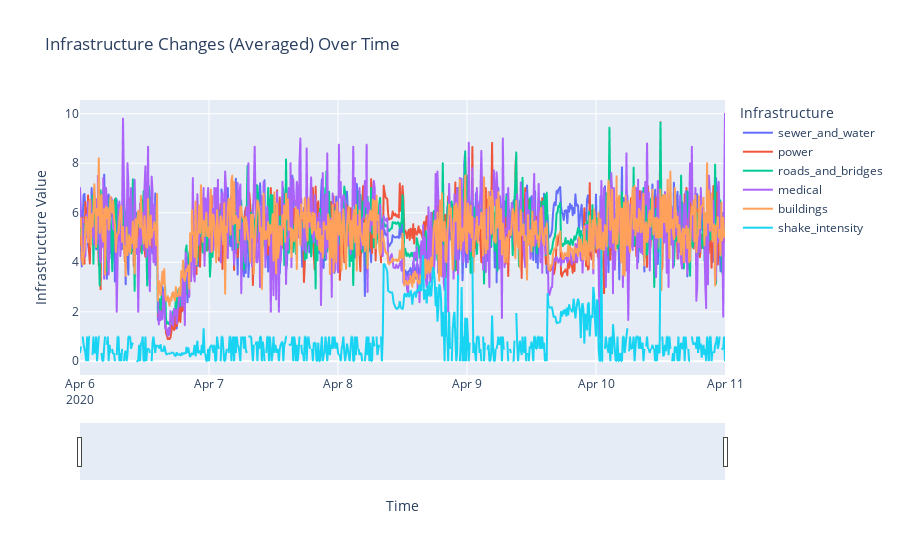

Source (notebook cell):
### Code cell
# Draw visualization of the infrastructure damage trend over time

# Convert DataFrame to long format
damage_report_sorted_resampled_long = pd.melt(damage_report_sorted_resampled, id_vars=['time', 'location'], 
                  value_vars=['sewer_and_water', 'power', 'roads_and_bridges', 'medical', 'buildings', 'shake_intensity'],
                  var_name='Infrastructure', value_name='Value')

# Plot the line chart
fig = px.line(damage_report_sorted_resampled_long, x='time', y='Value', color='Infrastructure', title="Infrastructure Changes (Averaged) Over Time",
              labels={'time': 'Time', 'Value': 'Infrastructure Value'})

# Set initial x-axis rang
fig.update_xaxes(range=[damage_report_sorted_resampled['time'].min(), damage_report_sorted_resampled['time'].min() + pd.DateOffset(days=5)])  # Example zoom to first 6 months

# Enable drag-to-zoom and add a range slider
fig.update_layout(xaxis=dict(rangeslider=dict(visible=True), type="date"))

fig.show()

### Figure 1 — Plotly figure (JSON) as saved in the notebook; plotly's stock layout.template omitted (floating-point values rounded to 4 significant figures; data arrays with more than 128 entries replaced by an {"elided": "..."} marker saying what was removed)
{"data": [{"hovertemplate": "Infrastructure=sewer_and_water<br>Time=%{x}<br>Infrastructure Value=%{y}<extra></extra>", "legendgroup": "sewer_and_water", "line": {"color": "#636efa", "dash": "solid"}, "marker": {"symbol": "circle"}, "mode": "lines", "name": "sewer_and_water", "showlegend": true, "type": "scattergl", "x": {"elided": "721 str values"}, "xaxis": "x", "y": {"elided": "721 float values"}, "yaxis": "y"}, {"hovertemplate": "Infrastructure=power<br>Time=%{x}<br>Infrastructure Value=%{y}<extra></extra>", "legendgroup": "power", "line": {"color": "#EF553B", "dash": "solid"}, "marker": {"symbol": "circle"}, "mode": "lines", "name": "power", "showlegend": true, "type": "scattergl", "x": {"elided": "721 str values"}, "xaxis": "x", "y": {"elided": "721 float values"}, "yaxis": "y"}, {"hovertemplate": "Infrastructure=roads_and_bridges<br>Time=%{x}<br>Infrastructure Value=%{y}<extra></extra>", "legendgroup": "roads_and_bridges", "line": {"color": "#00cc96", "dash": "solid"}, "marker": {"symbol": "circle"}, "mode": "lines", "name": "roads_and_bridges", "showlegend": true, "type": "scattergl", "x": {"elided": "721 str values"}, "xaxis": "x", "y": {"elided": "721 float values"}, "yaxis": "y"}, {"hovertemplate": "Infrastructure=medical<br>Time=%{x}<br>Infrastructure Value=%{y}<extra></extra>", "legendgroup": "medical", "line": {"color": "#ab63fa", "dash": "solid"}, "marker": {"symbol": "circle"}, "mode": "lines", "name": "medical", "showlegend": true, "type": "scattergl", "x": {"elided": "721 str values"}, "xaxis": "x", "y": {"elided": "721 float values"}, "yaxis": "y"}, {"hovertemplate": "Infrastructure=buildings<br>Time=%{x}<br>Infrastructure Value=%{y}<extra></extra>", "legendgroup": "buildings", "line": {"color": "#FFA15A", "dash": "solid"}, "marker": {"symbol": "circle"}, "mode": "lines", "name": "buildings", "showlegend": true, "type": "scattergl", "x": {"elided": "721 str values"}, "xaxis": "x", "y": {"elided": "721 float values"}, "yaxis": "y"}, {"hovertemplate": "Infrastructure=shake_intensity<br>Time=%{x}<br>Infrastructure Value=%{y}<extra></extra>", "legendgroup": "shake_intensity", "line": {"color": "#19d3f3", "dash": "solid"}, "marker": {"symbol": "circle"}, "mode": "lines", "name": "shake_intensity", "showlegend": true, "type": "scattergl", "x": {"elided": "721 str values"}, "xaxis": "x", "y": {"elided": "721 float values"}, "yaxis": "y"}], "layout": {"legend": {"title": {"text": "Infrastructure"}, "tracegroupgap": 0}, "title": {"text": "Infrastructure Changes (Averaged) Over Time"}, "xaxis": {"anchor": "y", "domain": [0, 1], "range": ["2020-04-06T00:00:00", "2020-04-11T00:00:00"], "rangeslider": {"visible": true}, "title": {"text": "Time"}, "type": "date"}, "yaxis": {"anchor": "x", "domain": [0, 1], "title": {"text": "Infrastructure Value"}}}}
